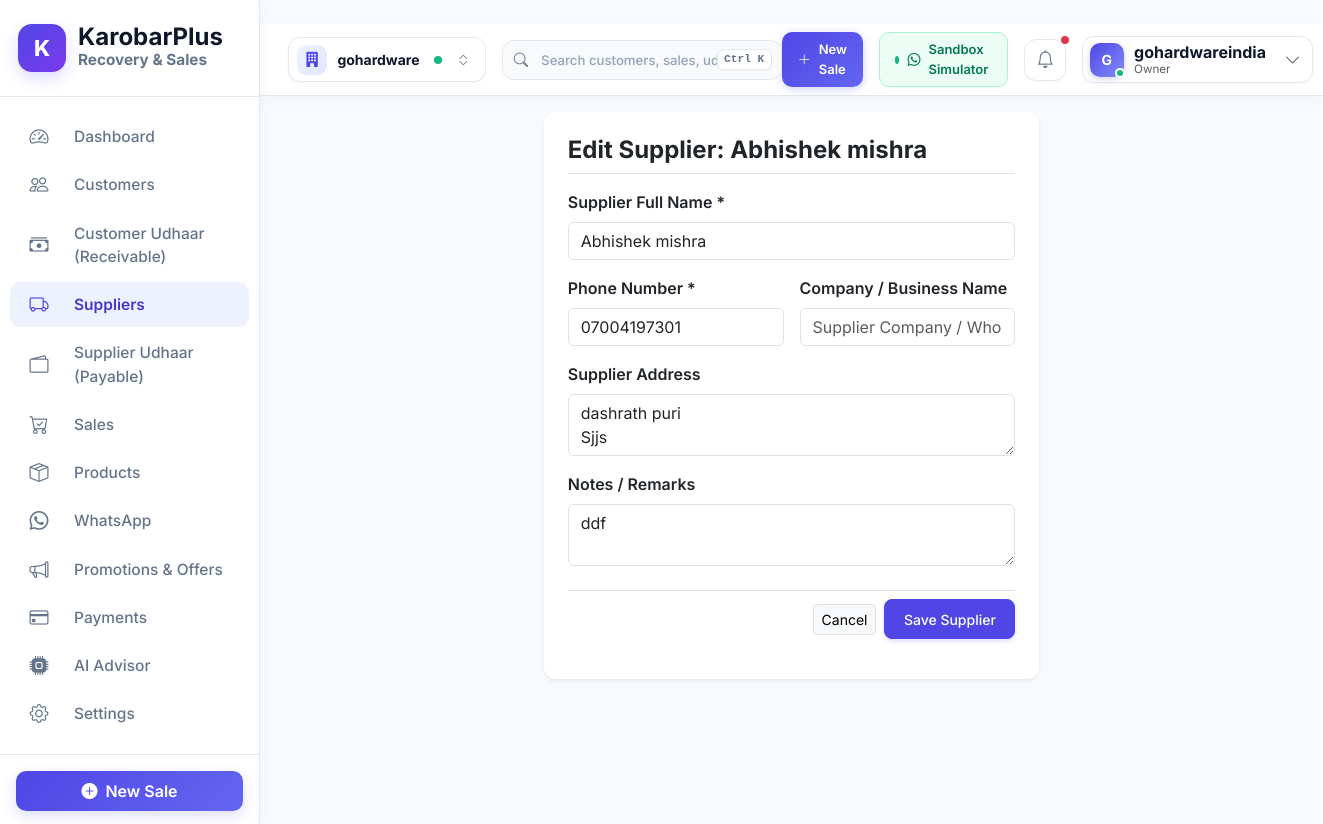
The app's page /suppliers/1/edit/ (signed in) with its own data.
### accounts/models.py (models this page shows, shortened)
class Business(models.Model):
    name = models.CharField(max_length=255, verbose_name="Business Name")
    owner_name = models.CharField(max_length=255, verbose_name="Owner Full Name")
    phone = models.CharField(max_length=20, verbose_name="Business Phone Number")
    email = models.EmailField(blank=True, null=True, verbose_name="Business Email")
    address = models.TextField(blank=True, verbose_name="Business Address")
    gstin = models.CharField(max_length=20, blank=True, null=True, verbose_name="GSTIN Number")
    is_active = models.BooleanField(default=True, verbose_name="Active Status")
    created_at = models.DateTimeField(auto_now_add=True)
    updated_at = models.DateTimeField(auto_now=True)
    class Meta:
        verbose_name_plural = "Businesses"

### suppliers/models.py (models this page shows, shortened)
class Supplier(TenantModel):
    supplier_name = models.CharField(max_length=255, verbose_name="Supplier Name")
    phone = models.CharField(max_length=20, verbose_name="Phone Number")
    business_name = models.CharField(max_length=255, blank=True, verbose_name="Company / Firm Name")
    address = models.TextField(blank=True, verbose_name="Address")
    notes = models.TextField(blank=True, verbose_name="Notes")
    created_at = models.DateTimeField(auto_now_add=True)
    updated_at = models.DateTimeField(auto_now=True)
    class Meta:
        ordering = ['-created_at']

### suppliers/views.py (the view, shortened to what this page needs)
# urls.py: path('<int:pk>/edit/', SupplierUpdateView.as_view(), name='edit'),
class SupplierUpdateView(TenantRequiredMixin, View):
    def get(self, request, pk):
        supplier = get_object_or_404(Supplier, pk=pk, business=request.business)
        form = SupplierForm(instance=supplier)
        return render(request, 'suppliers/supplier_form.html', {'form': form, 'supplier': supplier, 'title': f'Edit Supplier: {supplier.supplier_name}'})

### suppliers/templates/suppliers/supplier_form.html (shortened to what this page needs)
{% extends "base.html" %}
{% block content %}
<div class="row justify-content-center">
    <div class="col-12 col-md-8 col-lg-6">
        <div class="card card-custom p-4 border-0 shadow-sm">
            <h4 class="fw-bold text-dark mb-3 pb-2 border-bottom">{{ title }}</h4>
            <form method="post">
                <div class="mb-3">
                    <label class="form-label fw-semibold fs-7">Supplier Full Name *</label>
                    {{ form.supplier_name }}
                </div>
                <div class="row g-3 mb-3">
                    <div class="col-md-6">
                        <label class="form-label fw-semibold fs-7">Phone Number *</label>
                        {{ form.phone }}
                    </div>
                    <div class="col-md-6">
                        <label class="form-label fw-semibold fs-7">Company / Business Name</label>
                        {{ form.business_name }}
                    </div>
                </div>
                <div class="mb-3">
                    <label class="form-label fw-semibold fs-7">Supplier Address</label>
                    {{ form.address }}
                </div>
                <div class="mb-4">
                    <label class="form-label fw-semibold fs-7">Notes / Remarks</label>
                    {{ form.notes }}
                </div>
                <div class="d-flex align-items-center justify-content-end gap-2 pt-2 border-top">
                    <a href="{% url 'suppliers:list' %}" class="btn btn-light border btn-sm">Cancel</a>
                    <button type="submit" class="btn btn-primary-custom btn-sm">Save Supplier</button>
                </div>
            </form>
        </div>
    </div>
</div>
{% endblock %}

### templates/base.html (shortened to what this page needs)
{% load static %}
{% load indian_formatting %}
<!DOCTYPE html>
<html lang="en">
<head>
    <link href="https://cdn.jsdelivr.net/npm/bootstrap@5.3.2/dist/css/bootstrap.min.css" rel="stylesheet">
    <link href="https://cdn.jsdelivr.net/npm/bootstrap-icons@1.11.1/font/bootstrap-icons.css" rel="stylesheet">
    <link rel="stylesheet" href="{% static 'css/main.css' %}">
</head>
<body>
<div class="d-flex" id="wrapper">
    {% if user.is_authenticated %}
    <div id="sidebar-wrapper">
        <div class="sidebar-heading">
            <div class="brand-badge">K</div>
            <div>
                <div class="fw-bold fs-4 text-white lh-1">KarobarPlus</div>
                <small class="text-white-10 fs-10"><small>Recovery & Sales</small></small>
            </div>
        </div>
        <div class="sidebar-nav">
            {% if request.resolver_match.app_name == 'platform_admin' %}
            <a href="{% url 'platform_admin:dashboard' %}" class="nav-link {% if request.resolver_match.url_name == 'dashboard' %}active{% endif %} text-warning">
                <i class="bi bi-speedometer2"></i> Admin Dashboard
            </a>
            <a href="{% url 'platform_admin:business_list' %}" class="nav-link {% if request.resolver_match.url_name == 'business_list' or request.resolver_match.url_name == 'business_detail' %}active{% endif %}">
                <i class="bi bi-building"></i> Registered Businesses
            </a>
            <a href="{% url 'platform_admin:ai_metrics' %}" class="nav-link {% if request.resolver_match.url_name == 'ai_metrics' %}active{% endif %}">
                <i class="bi bi-robot"></i> AI Analytics & Impact
            </a>
            {% else %}
            <a href="{% url 'dashboard:index' %}" class="nav-link {% if request.resolver_match.app_name == 'dashboard' %}active{% endif %}">
                <i class="bi bi-speedometer2"></i> Dashboard
            </a>
            <a href="{% url 'customers:list' %}" class="nav-link {% if request.resolver_match.app_name == 'customers' %}active{% endif %}">
                <i class="bi bi-people"></i> Customers
            </a>
            <a href="{% url 'udhaar:list' %}" class="nav-link {% if request.resolver_match.app_name == 'udhaar' %}active{% endif %}">
                <i class="bi bi-cash-stack"></i> Customer Udhaar (Receivable)
            </a>
            <a href="{% url 'suppliers:list' %}" class="nav-link {% if request.resolver_match.app_name == 'suppliers' and request.resolver_match.url_name != 'payable_list' %}active{% endif %}">
                <i class="bi bi-truck"></i> Suppliers
            </a>
            <a href="{% url 'suppliers:payable_list' %}" class="nav-link {% if request.resolver_match.app_name == 'suppliers' and request.resolver_match.url_name == 'payable_list' %}active{% endif %}">
                <i class="bi bi-wallet2"></i> Supplier Udhaar (Payable)
            </a>
            <a href="{% url 'sales:list' %}" class="nav-link {% if request.resolver_match.app_name == 'sales' %}active{% endif %}">
                <i class="bi bi-cart-check"></i> Sales
            </a>
            <a href="{% url 'products:list' %}" class="nav-link {% if request.resolver_match.app_name == 'products' %}active{% endif %}">
                <i class="bi bi-box-seam"></i> Products
            </a>
            <a href="{% url 'whatsapp:inbox' %}" class="nav-link {% if request.resolver_match.app_name == 'whatsapp' %}active{% endif %}">
                <i class="bi bi-whatsapp"></i> WhatsApp
            </a>
            <a href="{% url 'promotions:list' %}" class="nav-link {% if request.resolver_match.app_name == 'promotions' %}active{% endif %}">
                <i class="bi bi-megaphone"></i> Promotions & Offers
            </a>
            <a href="{% url 'payments:list' %}" class="nav-link {% if request.resolver_match.app_name == 'payments' %}active{% endif %}">
                <i class="bi bi-credit-card"></i> Payments
            </a>
            <a href="{% url 'ai_advisor:dashboard' %}" class="nav-link {% if request.resolver_match.app_name == 'ai_advisor' %}active{% endif %}">
                <i class="bi bi-cpu-fill"></i> AI Advisor
            </a>
            <a href="{% url 'settings_app:index' %}" class="nav-link {% if request.resolver_match.app_name == 'settings_app' %}active{% endif %}">
                <i class="bi bi-gear"></i> Settings
            </a>
            {% endif %}
        </div>
        <div class="p-3 border-top border-slate-800">
            {% if request.resolver_match.app_name == 'platform_admin' %}
            <a href="{% url 'platform_admin:business_list' %}" class="btn btn-outline-warning w-100 py-2 d-flex align-items-center justify-content-center gap-2 fs-7">
                <i class="bi bi-building"></i> Manage Stores
            </a>
            {% else %}
            <a href="{% url 'sales:create' %}" class="btn btn-primary-custom w-100 py-2 d-flex align-items-center justify-content-center gap-2">
                <i class="bi bi-plus-circle-fill"></i> New Sale
            </a>
            {% endif %}
        </div>
    </div>
    {% endif %}
    <div id="page-content-wrapper" {% if not user.is_authenticated %}style="margin-left:0; width:100%;"{% endif %}>
        {% if user.is_authenticated %}
        <header class="top-header d-flex align-items-center justify-content-between">
            <div class="d-flex align-items-center gap-3">
                <div class="tenant-pill" title="Current Store / Workspace">
                    {% if request.resolver_match.app_name == 'platform_admin' %}
                        <div class="tenant-icon-wrap bg-warning-subtle text-warning-emphasis">
                            <i class="bi bi-shield-check"></i>
                        </div>
                        <span class="text-slate-800">Platform Admin</span>
                        <span class="status-pulse-dot ms-1" title="System Active"></span>
                    {% else %}
                        <div class="tenant-icon-wrap">
                            <i class="bi bi-building-fill"></i>
                        </div>
                        <span class="fw-bold text-slate-800 fs-7">{{ current_business.name|default:"My Business" }}</span>
                        <span class="status-pulse-dot ms-1" title="Live Store Sync Active"></span>
                        <i class="bi bi-chevron-expand fs-8 text-muted opacity-75 ms-1"></i>
                    {% endif %}
                </div>
                {% if request.resolver_match.app_name != 'platform_admin' %}
                <div class="nav-search-bar d-none d-md-block">
                    <input type="text" placeholder="Search customers, sales, udhaar..." aria-label="Search dashboard">
                    <kbd class="search-kbd">Ctrl K</kbd>
                </div>
                {% endif %}
            </div>
            <div class="d-flex align-items-center gap-2 gap-sm-3">
                {% if request.resolver_match.app_name != 'platform_admin' %}
                <a href="{% url 'sales:create' %}" class="btn-header-action d-none d-lg-flex align-items-center gap-2">
                    <i class="bi bi-plus-lg"></i>
                    <span>New Sale</span>
                </a>
                <a href="{% url 'whatsapp:sandbox' %}" class="btn-simulator d-flex align-items-center gap-2">
                    <span class="status-pulse-dot"></span>
                    <i class="bi bi-whatsapp fs-7"></i>
                    <span class="d-none d-sm-inline">Sandbox Simulator</span>
                </a>
                {% endif %}
                <div class="dropdown">
                    <button class="header-icon-btn position-relative" type="button" data-bs-toggle="dropdown" aria-expanded="false" title="Notifications">
                        <i class="bi bi-bell"></i>
                        {% if unread_notifications_count > 0 %}
                        <span class="position-absolute top-0 start-100 translate-middle p-1 bg-danger border border-light rounded-circle">
                        </span>
                        {% endif %}
                    </button>
                </div>
                <div class="dropdown">
                    <div class="user-profile-pill" data-bs-toggle="dropdown" aria-expanded="false" title="User Menu">
                        <div class="avatar-container">
                            <div class="avatar-initial">
                                {{ user.username|slice:":1"|upper }}
                            </div>
                            <span class="avatar-status-badge"></span>
                        </div>
                        <div class="d-none d-md-flex flex-column text-start lh-1 pe-1">
                            <span class="fw-bold text-slate-800 fs-7 mb-1">{{ user.username }}</span>
                            <span class="text-muted fs-8" style="font-size: 0.725rem;">{% if user.is_superuser %}Admin{% else %}Owner{% endif %}</span>
                        </div>
                        <i class="bi bi-chevron-down fs-8 text-muted ms-1"></i>
                    </div>
                </div>
            </div>
        </header>
        {% endif %}
        <div class="container-fluid px-4 pt-3">
            {% block content %}{% endblock %}
        </div>
    </div>
</div>
</body>
</html>

### records on screen
Business: name "gohardware"
Supplier: supplier_name "Abhishek mishra", phone "07004197301", address "dashrath puri Sjjs", notes "ddf"

### other values on screen
{{ user.username|slice:":1"|upper }} "G"
{{ user.username }} "gohardwareindia"
{{ title }} "Edit Supplier: Abhishek mishra"
